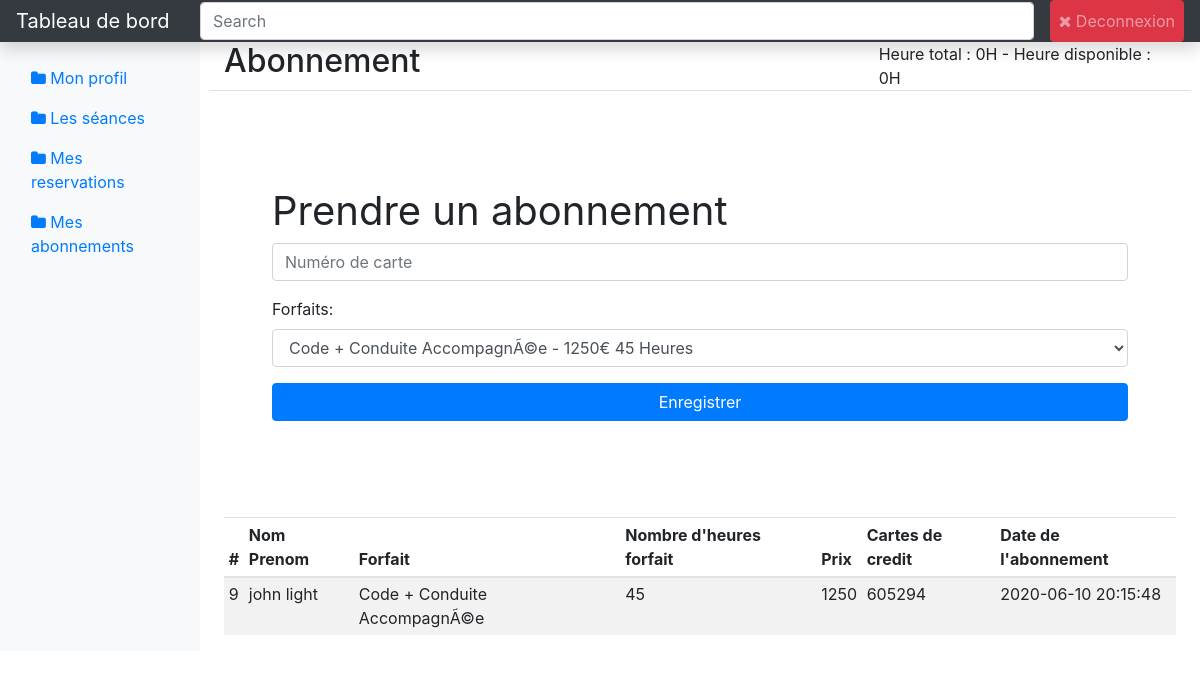
/apps/user/abonnements.php (signed in), run on the app's committed database.
### tables this page shows
CREATE TABLE IF NOT EXISTS `abonnement` (
  `id` int(11) NOT NULL AUTO_INCREMENT,
  `user_id` int(11) NOT NULL,
  `forfait_id` int(11) NOT NULL,
  `credit_card` varchar(150) NOT NULL,
  `created_at` datetime NOT NULL DEFAULT current_timestamp(),
  PRIMARY KEY (`id`)
);

CREATE TABLE IF NOT EXISTS `user` (
  `id` int(11) NOT NULL AUTO_INCREMENT,
  `nom` varchar(150) NOT NULL,
  `prenom` varchar(255) NOT NULL,
  `email` varchar(255) NOT NULL,
  `telephone` varchar(30) DEFAULT NULL,
  `role` varchar(50) NOT NULL,
  `password` varchar(255) NOT NULL,
  `password_code` varchar(255) DEFAULT NULL,
  `password_date` datetime DEFAULT NULL,
  `date_naissance` datetime NOT NULL,
  `adresse` varchar(255) DEFAULT NULL,
  `ville` varchar(255) DEFAULT NULL,
  `photo` varchar(255) DEFAULT NULL,
  `code_postal` varchar(10) DEFAULT NULL,
  `reference` varchar(200) NOT NULL,
  `number_heure` int(255) NOT NULL DEFAULT 0,
  `number_disponible` int(255) NOT NULL DEFAULT 0,
  `active` tinyint(1) NOT NULL DEFAULT 1,
  `update_at` datetime NOT NULL DEFAULT current_timestamp(),
  `created_at` datetime NOT NULL DEFAULT current_timestamp(),
  `delete_at` datetime DEFAULT NULL,
  PRIMARY KEY (`id`)
);

CREATE TABLE IF NOT EXISTS `forfait` (
  `id` int(11) NOT NULL AUTO_INCREMENT,
  `nom_forfait` varchar(100) NOT NULL,
  `prix_forfait` int(11) NOT NULL,
  `number_heure` int(11) NOT NULL,
  PRIMARY KEY (`id`)
);

### functions/admin/listForfait.php (called while the page is built)
<?php
require_once '../../functions/database.php';
	$sth = $connexion->prepare('SELECT * FROM forfait');
	$sth->execute();
	$reponses = $sth->fetchAll();
?>

### functions/user/listAbonnement.php (called while the page is built)
<?php
require_once '../../functions/database.php';
	$id_user = $_SESSION['user_id'];
	$sth = $connexion->prepare('SELECT abonnement.id as id_abonnement ,user.nom, user.prenom,forfait.nom_forfait, forfait.number_heure, forfait.prix_forfait , abonnement.credit_card, abonnement.created_at as date_abonnement FROM abonnement LEFT JOIN forfait ON abonnement.forfait_id=forfait.id LEFT JOIN user ON  abonnement.user_id=user.id WHERE abonnement.user_id = :id_user');
	$sth->bindParam(':id_user', $id_user);
	$sth->execute();
	$abonnements = $sth->fetchAll();
?>

### apps/user/abonnements.php (the view, shortened to what this page needs)
<?php include_once('../../composants/dashboard/header.php'); ?>
<?php include_once('../../functions/user/listAbonnement.php'); ?>
<?php include_once('../../functions/admin/listForfait.php'); ?>
<div class="container-fluid">
  <div class="row">
    <?php include_once('../../composants/dashboard/bar_menu.php'); ?>
    <main role="main" class="col-md-9 ml-sm-auto col-lg-10 px-md-4">
      <div class="row border-bottom">
        <div class="col-8">
          <h1 class="h2">Abonnement</h1>
        </div>
        <div class="col-4">
          <?= 'Heure total : ' . $_SESSION['number_heure'] . 'H - ' . ' Heure disponible : ' . $_SESSION['number_disponible'] . 'H' ?>
        </div>
      </div>
      <div class="col-md-12 p-lg-5 mx-auto my-5">
        <h1 class="display-5 font-weight-normal">Prendre un abonnement</h1>
        <form method="POST" action="abonnements.php">
          <div class="form-group">
            <input type="name" required class="form-control" placeholder="Numéro de carte" name="card">
          </div>
          <div class="form-group">
            <label for="forfait" class="mr-sm-2">Forfaits:</label>
              <select name="forfait" class="form-control" id="forfait">
                <?php foreach ($reponses as $forfait): ?>
                  <option value="<?= $forfait['id'] ?>"> <?= $forfait['nom_forfait'] ?> - <?= $forfait['prix_forfait'] . '€' ?> <?= $forfait['number_heure'] ?> Heures </option>
                <?php endforeach; ?>
              </select>
          </div>
          <button type="submit" name="abonnement" class="btn btn-primary btn-block">Enregistrer</button>
        </form>
      </div>
      <div class="table-responsive">
        <table class="table table-striped table-sm">
          <thead>
            <tr>
              <th>#</th>
              <th>Nom Prenom</th>
              <th>Forfait</th>
              <th>Nombre d'heures forfait</th>
              <th>Prix</th>
              <th>Cartes de credit</th>
              <th>Date de l'abonnement </th>
            </tr>
          </thead>
          <tbody>
            <?php foreach ($abonnements as $abonnement): ?>
            <tr>
              <td> <?= $abonnement['id_abonnement']?></td>
              <td> <?= $abonnement['nom'].' '.$abonnement['prenom'] ?> </td>
              <td> <?= $abonnement['nom_forfait'] ?> </td>
              <td> <?= $abonnement['number_heure'] ?></td>
              <td> <?= $abonnement['prix_forfait'] ?></td>
              <td> <?= $abonnement['credit_card'] ?> </td>
              <td> <?= $abonnement['date_abonnement'] ?> </td>
            </tr>
            <?php endforeach; ?>
          </tbody>
        </table>
      </div>
    </main>
  </div>
</div>
<?php include_once('../../composants/dashboard/footer.php'); ?>

### data on the page
abonnement: id "9", user.nom "john", user.prenom "light", forfait.nom_forfait "Code + Conduite AccompagnÃ©e", forfait.number_heure "45", forfait.prix_forfait "1250", credit_card "605294", created_at "2020-06-10 20:15:48"

### other printed values
$_SESSION['number_heure'] "0"
$_SESSION['number_disponible'] "0"
form field forfait "Code + Conduite AccompagnÃ©e - 1250€ 45 Heures"
